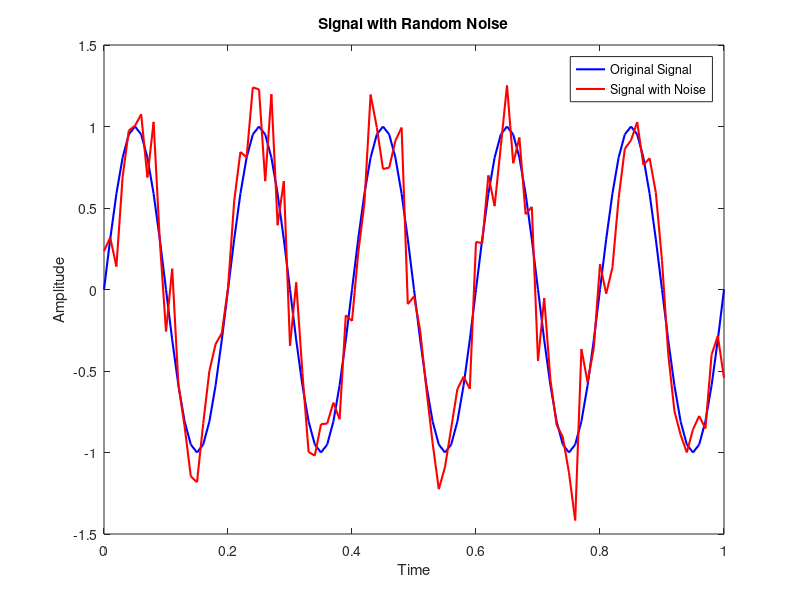
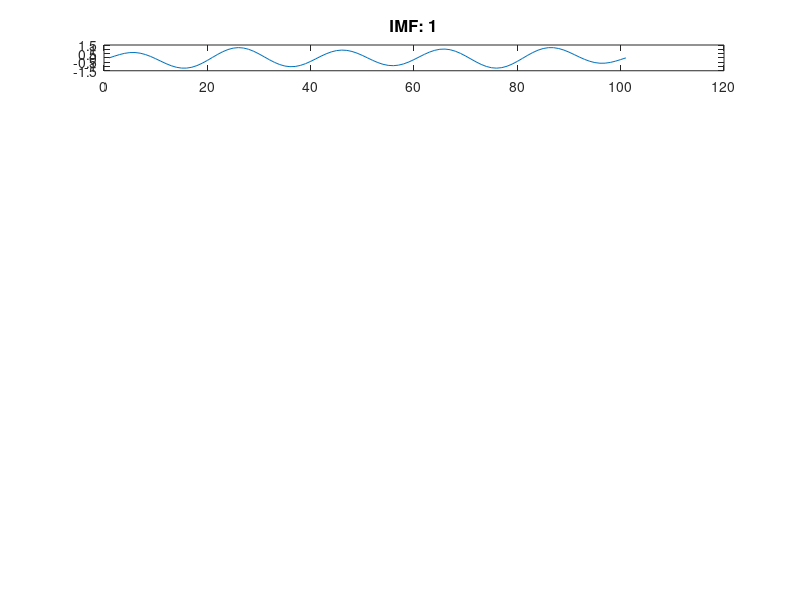

Recreate these plots in MATLAB, in order. (Note: this script raises an error after producing the figures.)

fs=200;
Fs=200;

% synthetic signal

% Define your signal 'x'
t = 0:0.01:1; % Define the time axis
x = sin(2*pi*5*t); % Example signal: sine wave

% Add random noise
noise_amplitude = 0.2; % Adjust the amplitude of the noise as desired
noise = noise_amplitude * randn(size(x)); % Generate random noise
x_with_noise = x + noise; % Add noise to the signal

% Plot the original signal and the signal with noise
figure;
plot(t, x, 'b', 'LineWidth', 1.5); % Original signal in blue
hold on;
plot(t, x_with_noise, 'r', 'LineWidth', 1.5); % Signal with noise in red
legend('Original Signal', 'Signal with Noise');
xlabel('Time');
ylabel('Amplitude');
title('Signal with Random Noise');
p=x;
s=p;

tic

% p=plot(s(1:1024));
% title('EEG Signal')
count=0; 
itr=0;
% imf = emd(s);
% function imf = emd(s)

c = s(:)'; % copy of the input signal (as a row vector) original signal
% c=sgolayfilt(p,5,33);
% for input sine wave
% c=x;
N = length(c);


% loop to decompose the input signal into successive IMF

imf = []; % Matrix which will contain the successive IMF, and the residue

while (1) % the stop criterion is tested at the end of the loop
   
 
   % inner loop to find each imf
  
   h = c; % at the beginning of the sifting process, h is the signal
   SD = 1; % Standard deviation which will be used to stop the sifting process
   
   while SD > 0.3
      % while the standard deviation is higher than 0.3 (typical value)
      
      % find local max/min points
      d = diff(h); % approximate derivative
      maxmin = []; % to store the optima (min and max without distinction so far)
      for i=1:N-2
         if d(i)==0                        % we are on a zero
            maxmin = [maxmin, i];
         elseif sign(d(i))~=sign(d(i+1))   % we are straddling a zero so
            maxmin = [maxmin, i+1];        % define zero as at i+1 (not i)
         end
      end
      
      if size(maxmin,2) < 2 % then it is the residue
         break
      end
      
      % divide maxmin into maxes and mins
      if maxmin(1)>maxmin(2)              % first one is a max not a min
         maxes = maxmin(1:2:length(maxmin));
         mins  = maxmin(2:2:length(maxmin));
      else                                % is the other way around
         maxes = maxmin(2:2:length(maxmin));
         mins  = maxmin(1:2:length(maxmin));
      end
      
      % make endpoints both maxes and mins
      maxes = [1 maxes N];
      mins  = [1 mins  N];
      
      
      %-------------------------------------------------------------------------
      % spline interpolate to get max and min envelopes; form imf
      maxenv = spline(maxes,h(maxes),1:N);
      minenv = spline(mins, h(mins),1:N);
      
      m = (maxenv + minenv)/2; % mean of max and min enveloppes
      prevh = h; % copy of the previous value of h before modifying it

      h = h - m; % substract mean to h
       
      % calculate standard deviation
      eps = 0.0000001; % to avoid zero values
      SD = sum ( ((prevh - h).^2) ./ (prevh.^2 + eps) );
      itr=itr+1; 
   end
   
   imf = [imf; h]; % store the extracted IMF in the matrix imf
   % if size(maxmin,2)<2, then h is the residue
   count=count+1;
   % stop criterion of the algo.
    
   if size(maxmin,2) < 2
      break
   end

   c =c - h;
  
   % substract the extracted IMF from the signal
 

end

toc

finalitr=itr;
figure;
fig=figure;
for ii=1:count
    
  subplot(count,1,ii);
  plot(imf(ii,:));
  title(sprintf("IMF: %d",ii),'FontSize', 12);
 han=axes(fig,'visible','off'); 
han.Title.Visible='on';
han.XLabel.Visible='on';
han.YLabel.Visible='on';
ylabel(han,'Frequency');
xlabel(han,'Time');
title(han,'IMFs generated by EMD');    
end
hold off;


% return

% end
%code for PSD
Fs=200;
p=imf(:,1)';
[Pxx,F] = periodogram(p,rectwin(length(p)),length(p),Fs);
 delta1 = bandpower(Pxx,F,[0 4],'psd');
 theta1=bandpower(Pxx,F,[4 8],'psd');
 alpha1 = bandpower(Pxx,F,[8 12],'psd');
 beta1=bandpower(Pxx,F,[12 35],'psd');
 gamma1=bandpower(Pxx,F,[35 70],'psd');
 p=imf(:,2)';
[Pxx,F] = periodogram(p,rectwin(length(p)),length(p),Fs);
 delta2 = bandpower(Pxx,F,[0 4],'psd');
 theta2=bandpower(Pxx,F,[4 8],'psd');
 alpha2 = bandpower(Pxx,F,[8 12],'psd');
 beta2=bandpower(Pxx,F,[12 35],'psd');
 gamma2=bandpower(Pxx,F,[35 70],'psd');
 p=imf(:,3)';
[Pxx,F] = periodogram(p,rectwin(length(p)),length(p),Fs);
 delta3 = bandpower(Pxx,F,[0 4],'psd');
 theta3=bandpower(Pxx,F,[4 8],'psd');
 alpha3 = bandpower(Pxx,F,[8 12],'psd');
 beta3=bandpower(Pxx,F,[12 35],'psd');
 gamma3=bandpower(Pxx,F,[35 70],'psd');
 p=imf(:,4)';
[Pxx,F] = periodogram(p,rectwin(length(p)),length(p),Fs);
delta4 = bandpower(Pxx,F,[0 4],'psd');
 theta4=bandpower(Pxx,F,[4 8],'psd');
 alpha4 = bandpower(Pxx,F,[8 12],'psd');
 beta4=bandpower(Pxx,F,[12 35],'psd');
 gamma4=bandpower(Pxx,F,[35 70],'psd');
p=imf(:,5)';
[Pxx,F] = periodogram(p,rectwin(length(p)),length(p),Fs);
delta5 = bandpower(Pxx,F,[0 4],'psd');
 theta5=bandpower(Pxx,F,[4 8],'psd');
 alpha5 = bandpower(Pxx,F,[8 12],'psd');
 beta5=bandpower(Pxx,F,[12 35],'psd');
 gamma5=bandpower(Pxx,F,[35 70],'psd');


rs = sum(imf); 

%code for reconstruction signal
 figure;
plot(t, x, 'b', 'LineWidth', 1.5); % Original signal in blue
hold on;
plot(t, rs, 'r', 'LineWidth', 1.5); % Signal with noise in red
legend('Original Signal', 'Reconstructed signal by EMD');
xlabel('Time');
ylabel('Amplitude');
title('Signal reconstruction');

hold off;

% RMSE and NMSE
% ---------------------

rmse_val = rmse(s', rs);
nmse_val = calNMSE(s', rs);

disp(strcat("RMSE EMD: ", num2str(rmse_val)));
disp(strcat("NMSE EMD: ", num2str(nmse_val)));

%%% code for SNR
 r = snr(s', rs);
 disp(strcat("SNR EMD: ", num2str(r)));
 
   % SSIM
ss = ssim(x, rs);
 % CC
cc = corrcoef(x, rs);
disp(strcat("CC GoEMD: ", num2str(cc)));
disp(strcat("SSIM GoEMD: ", num2str(ss)));